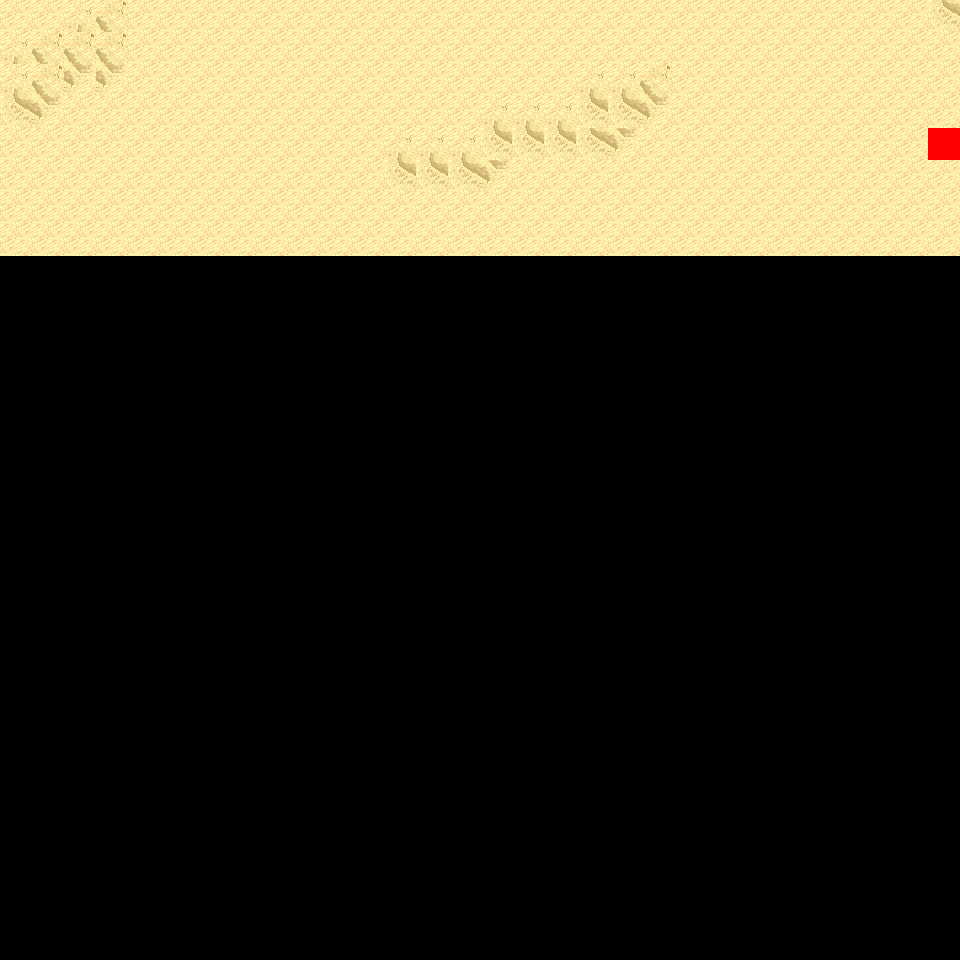

A 2D game scene composited from a Tiled map and its tileset images. What follows is a short description and the map's XML, with each tile layer's data collapsed to a summary:
An orthogonal 30x30 tile map with 32x32 px tiles, 6 tile layers (Ground, Object, Object2, Above, ...), 14 tilesets and 4 objects (4x mapExit).

<map version="1.0" orientation="orthogonal" renderorder="right-down" width="30" height="30" tilewidth="32" tileheight="32" nextobjectid="5">
  <tileset firstgid="1" name="tileset_logic_collision" tilewidth="32" tileheight="32" tilecount="1" columns="1">
    <image source="../drawable/tileset_logic_collision.png" width="32" height="32" />
  </tileset>
  <tileset firstgid="2" name="tileset_ground_ground" tilewidth="32" tileheight="32" tilecount="33" columns="3">
    <image source="../drawable/tileset_ground_ground.png" width="96" height="352" />
  </tileset>
  <tileset firstgid="35" name="tileset_terrain_desert" tilewidth="32" tileheight="32" tilecount="88" columns="8">
    <image source="../drawable/tileset_terrain_desert.png" width="256" height="352" />
  </tileset>
  <tileset firstgid="123" name="tileset_building_stone_ruins" tilewidth="32" tileheight="32" tilecount="72" columns="6">
    <image source="../drawable/tileset_building_stone_ruins.png" width="192" height="384" />
  </tileset>
  <tileset firstgid="195" name="tileset_ground_sand_edges" tilewidth="32" tileheight="32" tilecount="15" columns="5">
    <image source="../drawable/tileset_ground_sand_edges.png" width="160" height="96" />
  </tileset>
  <tileset firstgid="210" name="tileset_ground_slate_tiles" tilewidth="32" tileheight="32" tilecount="15" columns="5">
    <image source="../drawable/tileset_ground_slate_tiles.png" width="160" height="96" />
  </tileset>
  <tileset firstgid="225" name="tileset_ground_sand_2" tilewidth="32" tileheight="32" tilecount="15" columns="5">
    <image source="../drawable/tileset_ground_sand_2.png" width="160" height="96" />
  </tileset>
  <tileset firstgid="240" name="tileset_plant_cactus_2" tilewidth="32" tileheight="32" tilecount="10" columns="5">
    <image source="../drawable/tileset_plant_cactus_2.png" width="160" height="64" />
  </tileset>
  <tileset firstgid="250" name="tileset_plant_round_cactuses" tilewidth="32" tileheight="32" tilecount="20" columns="10">
    <image source="../drawable/tileset_plant_round_cactuses.png" width="320" height="64" />
  </tileset>
  <tileset firstgid="270" name="tileset_plant_tree_banana_tree" tilewidth="32" tileheight="32" tilecount="40" columns="4">
    <image source="../drawable/tileset_plant_tree_banana_tree.png" width="128" height="320" />
  </tileset>
  <tileset firstgid="310" name="tileset_plant_tree_palm_tree" tilewidth="32" tileheight="32" tilecount="6" columns="2">
    <image source="../drawable/tileset_plant_tree_palm_tree.png" width="64" height="96" />
  </tileset>
  <tileset firstgid="316" name="tileset_plant_tree_palm_trees" tilewidth="32" tileheight="32" tilecount="40" columns="4">
    <image source="../drawable/tileset_plant_tree_palm_trees.png" width="128" height="320" />
  </tileset>
  <tileset firstgid="356" name="tileset_building_stone_tower" tilewidth="32" tileheight="32" tilecount="14" columns="2">
    <image source="../drawable/tileset_building_stone_tower.png" width="64" height="224" />
  </tileset>
  <tileset firstgid="370" name="tileset_plant_bush_large_green" tilewidth="32" tileheight="32" tilecount="9" columns="3">
    <image source="../drawable/tileset_plant_bush_large_green.png" width="96" height="96" />
  </tileset>
  <layer name="Ground" width="30" height="30">
    <data>[900 cells, 240 non-empty, 5 distinct tile ids]</data>
  </layer>
  <layer name="Object" width="30" height="30">
    <data>[900 cells, 1 non-empty, 1 distinct tile ids]</data>
  </layer>
  <layer name="Object2" width="30" height="30">
    <data>[900 cells, 0 non-empty, 0 distinct tile ids]</data>
  </layer>
  <layer name="Above" width="30" height="30">
    <data>[900 cells, 0 non-empty, 0 distinct tile ids]</data>
  </layer>
  <layer name="Above2" width="30" height="30">
    <data>[900 cells, 0 non-empty, 0 distinct tile ids]</data>
  </layer>
  <layer name="Walkable" width="30" height="30">
    <data>[900 cells, 1 non-empty, 1 distinct tile ids]</data>
  </layer>
  <objectgroup name="MapEvents">
    <object id="1" name="north" type="mapExit" x="0" y="0" width="960" height="32">
      <properties>
        <property name="map" value="level_0_x36_y113" />
        <property name="x" value="0" />
        <property name="y" value="28" />
      </properties>
    </object>
    <object id="2" name="west" type="mapExit" x="0" y="0" width="32" height="960">
      <properties>
        <property name="map" value="level_0_x35_y114" />
        <property name="x" value="28" />
        <property name="y" value="0" />
      </properties>
    </object>
    <object id="3" name="east" type="mapExit" x="928" y="0" width="32" height="128">
      <properties>
        <property name="map" value="level_0_x37_y114" />
        <property name="x" value="1" />
        <property name="y" value="0" />
      </properties>
    </object>
    <object id="4" name="east2" type="mapExit" x="928" y="160" width="32" height="800">
      <properties>
        <property name="map" value="level_0_x37_y114" />
        <property name="x" value="1" />
        <property name="y" value="5" />
      </properties>
    </object>
  </objectgroup>
</map>
